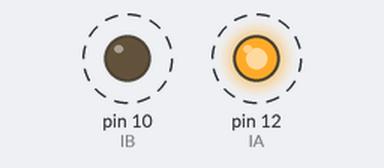
Simulated run of this sketch. Board: Arduino Uno, built with avr-gcc and run on an emulated ATmega328P. Shown: output pins drawn as LEDs (lit = HIGH). Dashed ring = blinking.

Above: at 0.5 s.
Timing chart, 0 to 4.6 s (numbered marks = the images above):
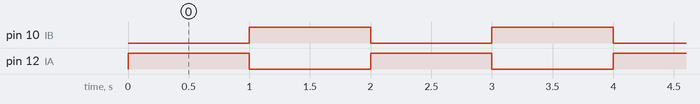

Measured:
- by itself, pin 10 (IB), pin 12 (IA): alternates HIGH for 1.0 s and LOW for 1.0 s

The sketch:

fan.ino
```cpp
const int IB=10;//模块IB连接10引脚
const int IA=12;//模块IA连接12引脚

void setup() {
  pinMode(IB, OUTPUT);//IB为输出
  pinMode(IA, OUTPUT);//IA为输出
}

void loop() {
 Forward();//MA1路电机正转，PWM调速
 delay(1000);
 Stop();//MA2路电机反转，PWM调速
 delay(1000); }

void Forward()
{
     digitalWrite(IB,LOW);
     digitalWrite(IA,HIGH);
  }

void Stop()
{
    digitalWrite(IB,HIGH);
    digitalWrite(IA, LOW);
  }
```
